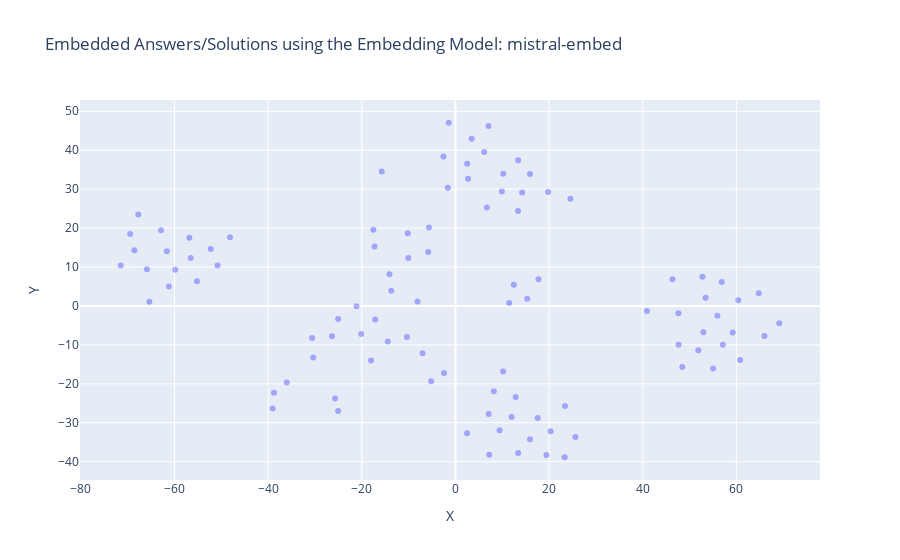

Source (notebook cell):
### Markdown cell above
### Visualisation (2 Dimensions)

### Code cell
x = [x for x, y in reduced_dims]
y = [y for x, y in reduced_dims]

examples = df_visio_mistral_embed["Answers"].tolist()

fig = go.Figure()

fig.add_trace(go.Scatter(
    x=x,
    y=y,
    mode='markers',
    text = examples,
    marker=dict(color='blue', opacity=0.3)
))

fig.update_layout(
    title="Embedded Answers/Solutions using the Embedding Model: mistral-embed",
    xaxis_title="X",
    yaxis_title="Y"
)

fig.show()

### Figure 1 — Plotly figure (JSON) as saved in the notebook; plotly's stock layout.template omitted (floating-point values rounded to 4 significant figures)
{"data": [{"marker": {"color": "blue", "opacity": 0.3}, "mode": "markers", "text": ["SAP S/4HANA ist eine Enterprise Resource Planning (ERP)-Suite, die auf der In-Memory-Datenbanktechnologie von SAP HANA basiert.", "Zu den Vorteilen von SAP S/4HANA gehören eine verbesserte Performance, Echtzeitanalysen, vereinfachte Prozesse und eine modernere Benutzeroberfläche.", "Die Hauptunterschiede umfassen die In-Memory-Datenbanktechnologie, die vereinfachten Datenmodelle, die neue Benutzeroberfläche und die Integration von Analysen und Prognosen.", "SAP S/4HANA umfasst Module für Finanzen, Beschaffung, Produktion, Vertrieb, Lagerhaltung und mehr.", "Ja, eine Migration ist erforderlich, da SAP S/4HANA eine neue Architektur und Datenbanktechnologie verwendet.", "Die Dauer kann je nach Unternehmensgröße, Komplexität der Systeme und gewählter Migrationsmethode variieren.", "In-Memory-Technologien ermöglichen eine schnellere Datenverarbeitung und Echtzeitanalysen.", "Beide Optionen sind möglich, und die Entscheidung hängt von den Unternehmensanforderungen ab.", "Die Lizenzierung basiert auf verschiedenen Faktoren wie Nutzeranzahl, Funktionsumfang und Implementierungsmethode.", "Bestehende Entwicklungen müssen möglicherweise angepasst werden, um mit den neuen Datenstrukturen von SAP S/4HANA kompatibel zu sein.", "Einige können weiterverwendet werden, aber viele Anpassungen müssen möglicherweise aktualisiert oder neu entwickelt werden.", "Ja, SAP S/4HANA bietet Funktionen wie SAP Fiori für intuitive Benutzeroberflächen und integrierte Analytics.", "SAP bietet verschiedene Dienstleistungen wie Beratung, Schulungen und Support für S/4HANA-Implementierungen an.", "Machine Learning und künstliche Intelligenz werden für Funktionen wie Predictive Analytics und automatisierte Prozesse in SAP S/4HANA verwendet.", "SAP S/4HANA kann nahtlos mit anderen SAP-Lösungen wie SAP SuccessFactors und SAP Ariba integriert werden.", "Ja, SAP bietet Schulungen und Zertifizierungen für SAP S/4HANA an.", "Ja, SAP S/4HANA kann über APIs und Middleware mit Drittanbieteranwendungen integriert werden.", "SAP bietet einen umfassenden Support für SAP S/4HANA mit regelmäßigen Updates und technischem Support.", "SAP S/4HANA erfordert eine neue Datenbankarchitektur und unterstützt moderne Technologien wie Cloud-Computing und IoT.", "Branchen wie Fertigung, Handel und Dienstleistungen profitieren besonders von den Funktionen und der Leistung von SAP S/4HANA.", "SAP Fieldglass ist eine cloudbasierte Plattform für das Management von externen Arbeitskräften und Dienstleistungsanbietern.", "SAP Fieldglass bietet Funktionen wie Beschaffung, Auftragsmanagement, Lieferantenverwaltung, Abrechnung und Compliance-Management.", "SAP Fieldglass ist für Unternehmen aller Größen und Branchen geeignet, die externe Arbeitskräfte oder Dienstleistungen nutzen.", "Die Nutzung von SAP Fieldglass ermöglicht eine bessere Kontrolle über externe Ressourcen, Kosteneinsparungen, verbesserte Compliance und beschleunigte Beschaffungsprozesse.", "SAP Fieldglass kann nahtlos mit anderen SAP-Produkten wie SAP SuccessFactors und SAP ERP integriert werden.", "SAP Fieldglass spielt eine wichtige Rolle bei der Verwaltung von Auftragnehmern, Freiberuflern und Dienstleistungsanbietern im Rahmen des Talentmanagements.", "Ja, SAP Fieldglass kann mit verschiedenen HR-Systemen und Enterprise-Resource-Planning-Systemen integriert werden.", "SAP Fieldglass erleichtert die Verwaltung von Arbeitsverträgen, Genehmigungsprozessen und Compliance-Anforderungen durch automatisierte Workflows und Dashboards.", "Ja, SAP Fieldglass bietet Funktionen für Compliance- und Risikomanagement wie Überprüfung von Lieferanten, Vertrags- und Rechnungsprüfung sowie Risikobewertung.", "SAP Fieldglass bietet umfassende Berichterstattungs- und Analysefunktionen für Leistungskennzahlen, Ausgabenanalyse und Risikomanagement.", "Ja, SAP Fieldglass ermöglicht die effiziente Verwaltung von globalen Arbeitskräften, Lieferanten und Verträgen.", "Die Implementierung von SAP Fieldglass erfolgt typischerweise durch einen strukturierten Prozess unter Einbeziehung von Beratern und technischem Support.", "Ja, SAP bietet Schulungs- und Zertifizierungsmöglichkeiten für SAP Fieldglass an, um die Benutzerkompetenz zu verbessern.", "Ja, SAP Fieldglass unterstützt benutzerdefinierte Anpassungen und Konfigurationen gemäß den spezifischen Anforderungen des Unternehmens.", "Ja, SAP Fieldglass bietet mobile Anwendungen für die einfache Nutzung und Verwaltung auch unterwegs.", "Die Kostenstruktur für SAP Fieldglass umfasst typischerweise Lizenzgebühren, Implementierungskosten und laufende Servicegebühren basierend auf der Nutzung.", "SAP Fieldglass implementiert Sicherheitsmaßnahmen wie Datenverschlüsselung, Zugriffskontrollen und regelmäßige Sicherheitsaudits.", "Ja, SAP Fieldglass unterstützt mehrsprachige Benutzeroberflächen, um den globalen Einsatz zu erleichtern.", "Ja, SAP Fieldglass bietet Funktionen zur Unterstützung der Einhaltung von Vorschriften wie GDPR und andere Datenschutzbestimmungen.", "SAP Fieldglass bietet umfassenden Support, einschließlich technischem Support, Schulungen und regelmäßigen Updates.", "SAP Enable Now ist eine Lösung für das digitale Lern- und Wissensmanagement, die Schulungen, Leistungssupport und Dokumentationen bereitstellt.", "SAP Enable Now bietet Funktionen wie die Erstellung interaktiver Lerninhalte, Leistungssupporttools, Software-Dokumentationen und Schulungsanalyse.", "SAP Enable Now ist für Unternehmen jeder Größe und Branche geeignet, die Schulungen für Mitarbeiter, Kunden und Partner benötigen.", "Die Nutzung von SAP Enable Now ermöglicht eine effiziente Schulung, verbesserte Produktivität, schnellere Einarbeitung neuer Mitarbeiter und konsistente Wissensvermittlung.", "SAP Enable Now kann nahtlos mit anderen SAP-Produkten wie SAP SuccessFactors und SAP Learning Solution integriert werden.", "SAP Enable Now spielt eine wichtige Rolle bei der Erstellung, Bereitstellung und Verwaltung von Schulungsressourcen für Mitarbeiter und Kunden.", "Ja, SAP Enable Now kann für die Schulung von Endbenutzern in SAP-Anwendungen sowie anderen Unternehmensanwendungen verwendet werden.", "Die Erstellung von Lerninhalten in SAP Enable Now erfolgt über eine benutzerfreundliche Oberfläche mit integrierten Tools für die Aufnahme, Bearbeitung und Veröffentlichung von Schulungsinhalten.", "Ja, SAP Enable Now bietet Funktionen für das Performance-Support wie kontextbezogene Hilfen, Tutorials und Benutzerleitfäden.", "SAP Enable Now unterstützt Schulungsformate wie interaktive Simulationen, Videos, Präsentationen und Online-Kurse.", "Ja, SAP Enable Now ermöglicht die Erstellung von Schulungsmaterial in verschiedenen Sprachen für globale Schulungsinitiativen.", "Die Bereitstellung von Lerninhalten für Benutzer erfolgt über verschiedene Kanäle wie Lernportale, Intranets und mobile Anwendungen.", "Ja, SAP Enable Now bietet Funktionen für Benutzerfeedback und Leistungsanalyse zur kontinuierlichen Verbesserung der Schulungsressourcen.", "Ja, SAP Enable Now kann zur Erstellung von Software-Dokumentationen wie Benutzerhandbüchern, Hilfedateien und Prozessdokumentationen verwendet werden.", "SAP bietet Schulungsressourcen, Schulungen und technischen Support für die Implementierung und Nutzung von SAP Enable Now an.", "Ja, SAP Enable Now kann sowohl als cloudbasierte Lösung als auch als On-Premise-Installation bereitgestellt werden.", "Die Lizenzierung von SAP Enable Now erfolgt typischerweise auf Basis der Anzahl der Benutzer oder der Nutzungsdauer.", "Ja, SAP Enable Now bietet Funktionen für die Verwaltung von Lernressourcen, Benutzerzugriff und Schulungsplanung an.", "Ja, SAP Enable Now unterstützt die Integration mit gängigen Learning-Management-Systemen (LMS) zur nahtlosen Schulungsverwaltung.", "SAP bietet umfassenden Support und regelmäßige Wartung für SAP Enable Now, einschließlich technischem Support, Schulungen und Updates.", "SAP Concur ist eine cloudbasierte Lösung für das Reise- und Ausgabenmanagement, die Unternehmen dabei unterstützt, Reisekosten zu verfolgen, Ausgaben zu kontrollieren und Compliance sicherzustellen.", "SAP Concur bietet Dienste wie Reisebuchung, Spesenabrechnung, Ausgabenmanagement, Reiserichtlinien-Compliance und Analyse von Reiseausgaben an.", "SAP Concur ist für Unternehmen jeder Größe und Branche geeignet, die Reise- und Ausgabenmanagementlösungen benötigen.", "Die Nutzung von SAP Concur ermöglicht eine effizientere Verwaltung von Reisen und Ausgaben, bessere Kontrolle über Ausgaben, Einhaltung von Reiserichtlinien und schnellere Erstattung von Spesen.", "SAP Concur kann nahtlos mit anderen SAP-Produkten wie SAP ERP und SAP SuccessFactors integriert werden, um eine ganzheitliche Lösung für das Unternehmensmanagement zu bieten.", "SAP Concur spielt eine wichtige Rolle bei der Vereinfachung und Automatisierung von Prozessen rund um das Reise- und Ausgabenmanagement, einschließlich Reisebuchungen, Spesenabrechnungen und Compliance.", "Ja, SAP Concur kann Reiserichtlinien und Compliance-Regeln durch automatisierte Richtlinienprüfungen und Warnungen durchsetzen.", "Ja, SAP Concur bietet Funktionen für die Automatisierung von Ausgabenabrechnungen durch Erfassung von Ausgaben, Zuweisung von Kosten und Genehmigung von Ausgaben.", "Ja, SAP Concur unterstützt die Verwaltung von Reisebuchungen und Reiseplänen durch Integration mit Reiseanbietern und -plattformen.", "Die Einreichung von Spesenberichten in SAP Concur erfolgt über eine benutzerfreundliche Oberfläche mit Optionen für die Erfassung von Ausgaben, Beifügen von Belegen und Zuordnung von Kosten.", "Ja, SAP Concur bietet Funktionen für die Genehmigung von Reiseanträgen durch Vorgesetzte oder entsprechende Genehmigungsinstanzen.", "Ja, SAP Concur kann Kreditkartentransaktionen integrieren und verfolgen, um Ausgaben automatisch zu erfassen und in Spesenberichte einzubeziehen.", "SAP Concur bietet verschiedene Berichterstattungs- und Analysefunktionen für Reiseausgaben, Budgetvergleiche und Ausgabenkategorien.", "Ja, SAP Concur bietet Funktionen für die Einhaltung von Steuervorschriften und Vorschriften durch automatische Steuerberechnungen und -abzüge.", "Ja, SAP Concur kann für die Verwaltung von Firmenkarten und Reisebudgets verwendet werden, um Ausgaben zu überwachen und Budgets einzuhalten.", "SAP bietet Schulungsressourcen, Schulungen und technischen Support für die Implementierung und Nutzung von SAP Concur an.", "Ja, SAP Concur ist eine cloudbasierte Lösung, die über das Internet zugänglich ist.", "Die Lizenzierung von SAP Concur erfolgt typischerweise auf Basis der Anzahl der Benutzer oder der Nutzungsdauer.", "Ja, SAP Concur bietet Funktionen für die Reisebuchung und -planung über Integration mit Reiseanbietern und -plattformen an.", "SAP bietet umfassenden Support und regelmäßige Wartung für SAP Concur, einschließlich technischem Support, Schulungen und Updates.", "SAP SuccessFactors ist eine cloudbasierte Lösung für das Human Capital Management (HCM), die Funktionen wie Personalverwaltung, Talentmanagement, Leistungsmanagement, Mitarbeiterentwicklung und Analyse bietet.", "SAP SuccessFactors bietet Funktionen wie Personalverwaltung, Rekrutierung, Onboarding, Leistungsmanagement, Mitarbeiterentwicklung, Vergütungsmanagement und Analyse.", "SAP SuccessFactors ist für Unternehmen jeder Größe und Branche geeignet, die eine moderne und umfassende Lösung für das Personalmanagement suchen.", "Die Nutzung von SAP SuccessFactors ermöglicht eine effiziente Verwaltung von Personalressourcen, bessere Mitarbeiterentwicklung, höhere Mitarbeiterbindung und bessere Geschäftsergebnisse.", "SAP SuccessFactors kann nahtlos mit anderen SAP-Produkten wie SAP ERP und SAP Concur integriert werden, um eine ganzheitliche Lösung für das Unternehmensmanagement zu bieten.", "SAP SuccessFactors spielt eine wichtige Rolle bei der Verwaltung des gesamten Mitarbeiterlebenszyklus, von der Rekrutierung bis zur Pensionierung, und unterstützt Unternehmen dabei, talentierte Mitarbeiter zu identifizieren, zu entwickeln und zu binden.", "Ja, SAP SuccessFactors bietet Funktionen für die Rekrutierung von Mitarbeitern, einschließlich Stellenanzeigen, Bewerbungsmanagement und Einstellungsprozessen.", "Ja, SAP SuccessFactors bietet Funktionen für das Leistungsmanagement, einschließlich Zielsetzung, Leistungsbeurteilung und Belohnungsmanagement.", "Ja, SAP SuccessFactors unterstützt die Mitarbeiterentwicklung und Schulung durch Funktionen wie Lernmanagement, Karriereentwicklung und individuelle Entwicklungspläne.", "Die Durchführung von Mitarbeiterbewertungen in SAP SuccessFactors erfolgt durch automatisierte Workflows, Zielsetzungsgespräche und kontinuierliches Feedback zwischen Mitarbeitern und Vorgesetzten.", "Ja, SAP SuccessFactors bietet Funktionen für die Verwaltung von Vergütungen und Belohnungen, einschließlich Gehaltsabrechnung, Bonussystemen und Zusatzleistungen.", "Ja, SAP SuccessFactors kann die Einhaltung von Compliance- und HR-Richtlinien durch automatisierte Prozesse, Compliance-Prüfungen und Berichterstattung unterstützen.", "SAP SuccessFactors bietet verschiedene Berichterstattungs- und Analysefunktionen für Personalanalysen, Leistungskennzahlen und Talentmanagement.", "Ja, SAP SuccessFactors bietet Funktionen für das Mitarbeiterengagement und die Mitarbeiterbindung, einschließlich Mitarbeiterumfragen, Feedbacksystemen und Anerkennungsprogrammen.", "Ja, SAP SuccessFactors kann für die Nachfolgeplanung und Talententwicklung verwendet werden, um talentierte Mitarbeiter zu identifizieren und deren Entwicklung zu fördern.", "SAP bietet Schulungsressourcen, Schulungen und technischen Support für die Implementierung und Nutzung von SAP SuccessFactors an.", "Ja, SAP SuccessFactors ist eine cloudbasierte Lösung, die über das Internet zugänglich ist.", "Die Lizenzierung von SAP SuccessFactors erfolgt typischerweise auf Basis der Anzahl der Benutzer oder der Nutzungsdauer.", "Ja, SAP SuccessFactors bietet Funktionen für die Arbeitszeitverwaltung und -planung, einschließlich Schichtplanung, Urlaubsverwaltung und Zeiterfassung.", "SAP bietet umfassenden Support und regelmäßige Wartung für SAP SuccessFactors, einschließlich technischem Support, Schulungen und Updates."], "type": "scatter", "x": [-25.04, -20.12, -25.7, -21.13, -30.62, -39.05, -25.06, -38.75, 17.74, -30.36, -36.02, -14.44, -13.7, -18.02, -7.024, -8.115, -10.37, -14.09, -26.35, -17.14, 57.11, 51.88, 59.21, 60.82, 66.0, 55.03, 69.16, 52.94, 47.66, 48.46, 55.94, 40.91, 46.37, 52.75, 53.43, -15.74, 64.78, 56.87, 60.41, 47.61, 9.907, 14.26, 10.21, 15.92, 6.698, 13.39, 3.458, 19.81, -1.61, 13.37, 6.137, 24.54, 2.709, 7.053, -5.656, -1.422, 12.46, 2.504, -2.579, -10.19, -52.26, -56.54, -50.81, -61.21, -5.204, -59.83, -67.73, -68.57, -61.64, -65.37, -62.88, -71.48, -56.82, -69.47, -65.9, -17.53, -48.15, 15.31, -55.2, -17.28, 8.186, 11.99, 12.87, 7.096, -2.437, 9.427, 17.57, 19.43, 15.92, 2.478, 23.32, 23.41, 7.213, 20.32, 13.38, -5.816, 10.19, 11.48, 25.62, -10.06], "y": [-3.34, -7.22, -23.79, -0.07308, -8.213, -26.34, -26.96, -22.3, 6.859, -13.26, -19.64, -9.121, 3.875, -14.05, -12.14, 1.131, -7.994, 8.164, -7.801, -3.489, -9.993, -11.38, -6.801, -13.89, -7.744, -16.09, -4.447, -6.737, -9.961, -15.67, -2.527, -1.301, 6.848, 7.484, 2.116, 34.56, 3.238, 6.129, 1.432, -1.909, 29.4, 29.15, 33.93, 33.91, 25.26, 37.45, 42.95, 29.28, 30.34, 24.36, 39.57, 27.56, 32.65, 46.25, 20.17, 47.06, 5.447, 36.5, 38.37, 18.68, 14.63, 12.3, 10.36, 4.96, -19.34, 9.296, 23.47, 14.29, 14.06, 1.059, 19.44, 10.42, 17.51, 18.47, 9.447, 19.55, 17.62, 1.872, 6.321, 15.3, -21.9, -28.55, -23.37, -27.78, -17.24, -31.95, -28.8, -38.31, -34.28, -32.68, -38.87, -25.69, -38.26, -32.21, -37.79, 13.83, -16.85, 0.738, -33.67, 12.3]}], "layout": {"title": {"text": "Embedded Answers/Solutions using the Embedding Model: mistral-embed"}, "xaxis": {"title": {"text": "X"}}, "yaxis": {"title": {"text": "Y"}}}}
